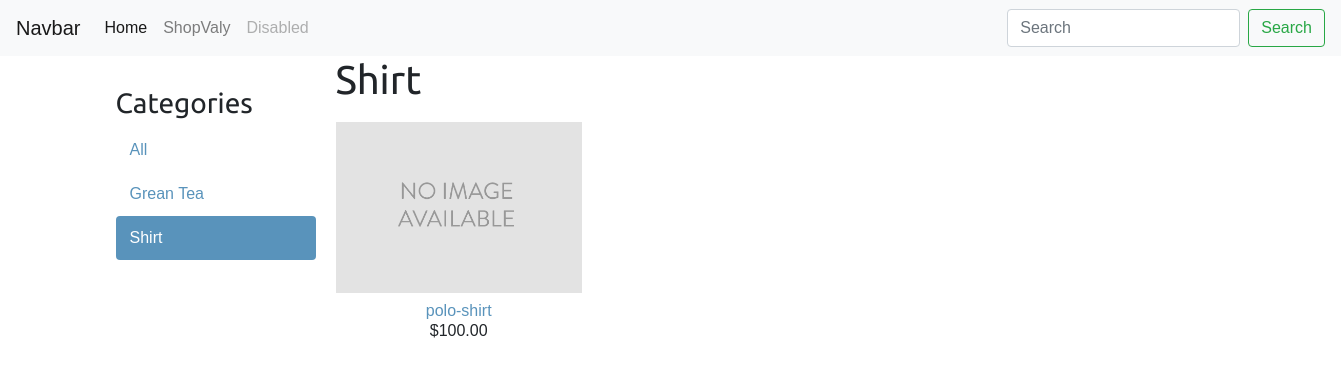
/shirt/, run on the app's committed database.
### shop/models.py (models this page shows, shortened)
class Category(models.Model):
    name = models.CharField(max_length=200,
                            db_index=True)
    slug = models.SlugField(max_length=200,
                            unique=True)
    class Meta:
        ordering = ('name',)
        verbose_name = 'category'
        verbose_name_plural = 'categories'
    def get_absolute_url(self):
            return reverse('shop:product_list_by_category',
                           args=[self.slug])

class Product(models.Model):
    category = models.ForeignKey(Category,
                                 related_name='products',
                                 on_delete=models.CASCADE)
    name = models.CharField(max_length=200, db_index=True)
    slug = models.SlugField(max_length=200, db_index=True)
    image = models.ImageField(upload_to='products/%Y/%m/%d',
                              blank=True)
    description = models.TextField(blank=True)
    price = models.DecimalField(max_digits=10, decimal_places=2)
    available = models.BooleanField(default=True)
    created = models.DateTimeField(auto_now_add=True)
    updated = models.DateTimeField(auto_now=True)
    class Meta:
        ordering = ('name',)
        index_together = (('id', 'slug'),)
    def get_absolute_url(self):
            return reverse('shop:product_detail',
                           args=[self.id, self.slug])

### shop/views.py (the view)
# urls.py: path('',views.product_list, name = 'product_list'),
def product_list(request, category_slug=None):
    category = None
    categories = Category.objects.all()
    products = Product.objects.filter(available=True)
    if category_slug:
        category = get_object_or_404(Category,slug=category_slug)
        products = products.filter(category=category)
    context = {
        'category' :category,
        'categories' : categories,
        'products':products
    }
    return render(request, 'shop/product/list.html',context)

### templates/shop/product/list.html (shortened to what this page needs)
{%extends "shop/base.html"%}
{% load static %}
{% block content %}
<div id="sidebar">
    <h3>Categories</h3>
    <ul>
      <li {% if not category %}class="selected"{% endif %}>
        <a href="{% url "shop:product_list" %}">All</a>
      </li>
      {% for c in categories %}
        <li {% if category.slug == c.slug %}class="selected"{% endif %}>
          <a href="{{ c.get_absolute_url }}">{{ c.name }}</a>
        </li>
      {% endfor %}
    </ul>
  </div>
  <div id="main" class="product-list">
    <h1>{% if category %}{{ category.name }}{% else %}Products{% endif %}</h1>
    {% for product in products %}
      <div class="item">
        <a href="{{ product.get_absolute_url }}">
          <img src="{% if product.image %}{{ product.image.url }}{% else %}{% static "img/no_image.png" %}{% endif %}">
        </a>
        <a href="{{ product.get_absolute_url }}">{{ product.name }}</a><br>
        ${{ product.price }}
      </div>
    {% endfor %}
  </div>
{% endblock %}

### static/css/base.css (style rules this page uses)
body { margin:0; padding:0; font-family:helvetica, sans-serif; }
h1, h2, h3, h4, h5 , h6 { font-family: 'Ubuntu', sans-serif; font-weight:normal; }
a { text-decoration:none; color:#5993bb; }
#sidebar { width:220px; padding:30px 20px 0 0; float:left; }
#sidebar ul { margin:0; padding:0; }
#sidebar ul li { margin:0; list-style:none; padding:10px 14px; }
#sidebar ul li a { display:block; }
#sidebar ul li.selected { background:#5993bb; border-radius:4px; }
#sidebar ul li.selected a { color:#fff; }
#main { float:left; width: 96%; margin-right:-220px; overflow:hidden; }
.product-list .item { width:25%; padding:10px 20px 10px 0; float:left; text-align:center; line-height:1.2; }
.product-list .item img { width:100%; margin-bottom:8px; }

### data on the page
Category: name "Grean Tea"
Category: name "Shirt"
Product: name "polo-shirt", price "100.00"
